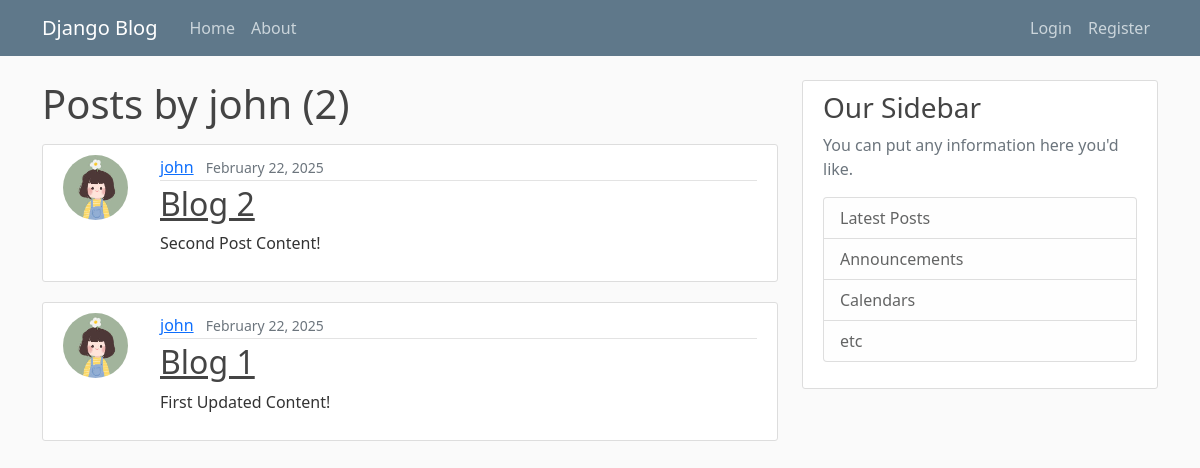
Page /user/john on the earlier database version.
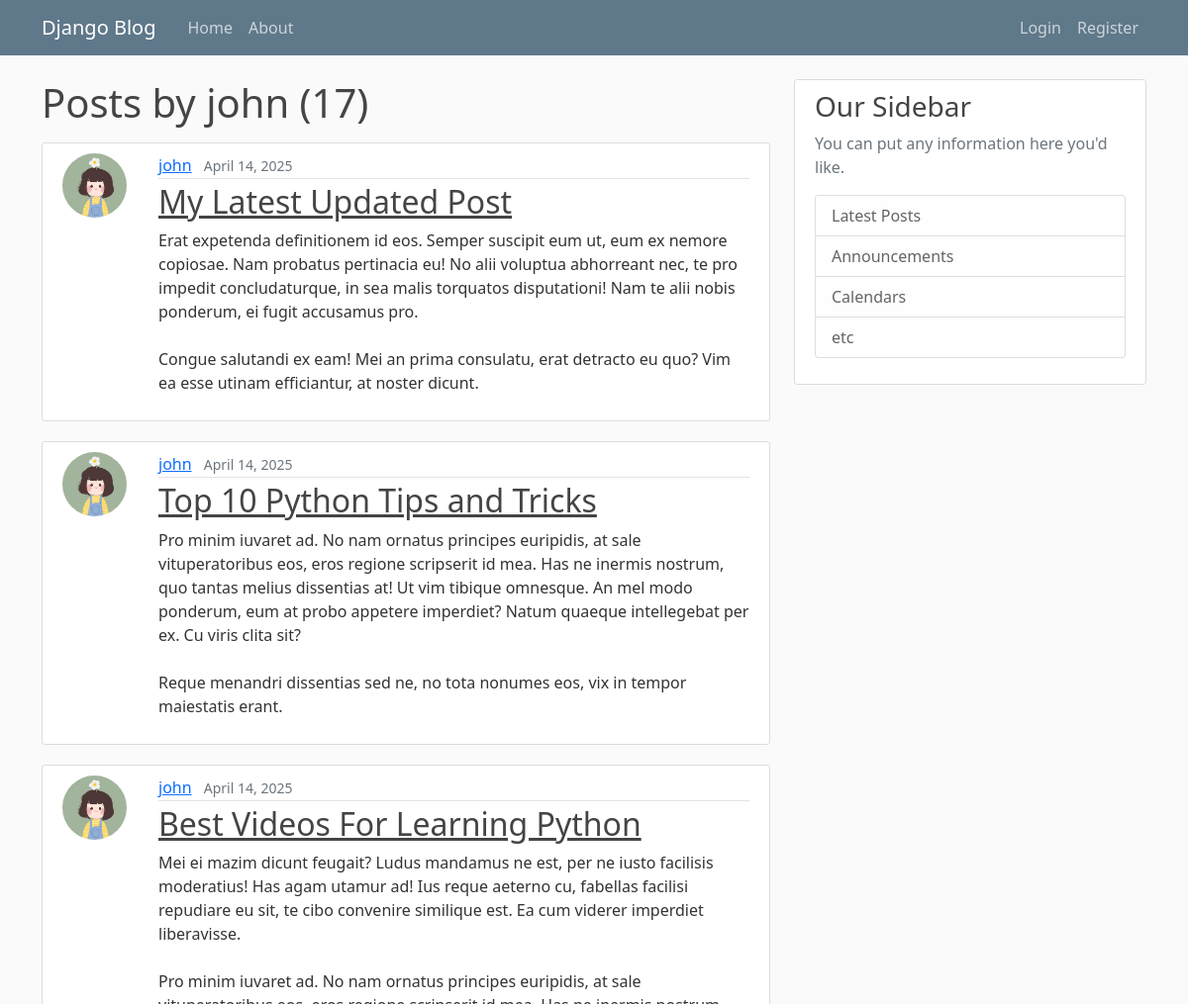
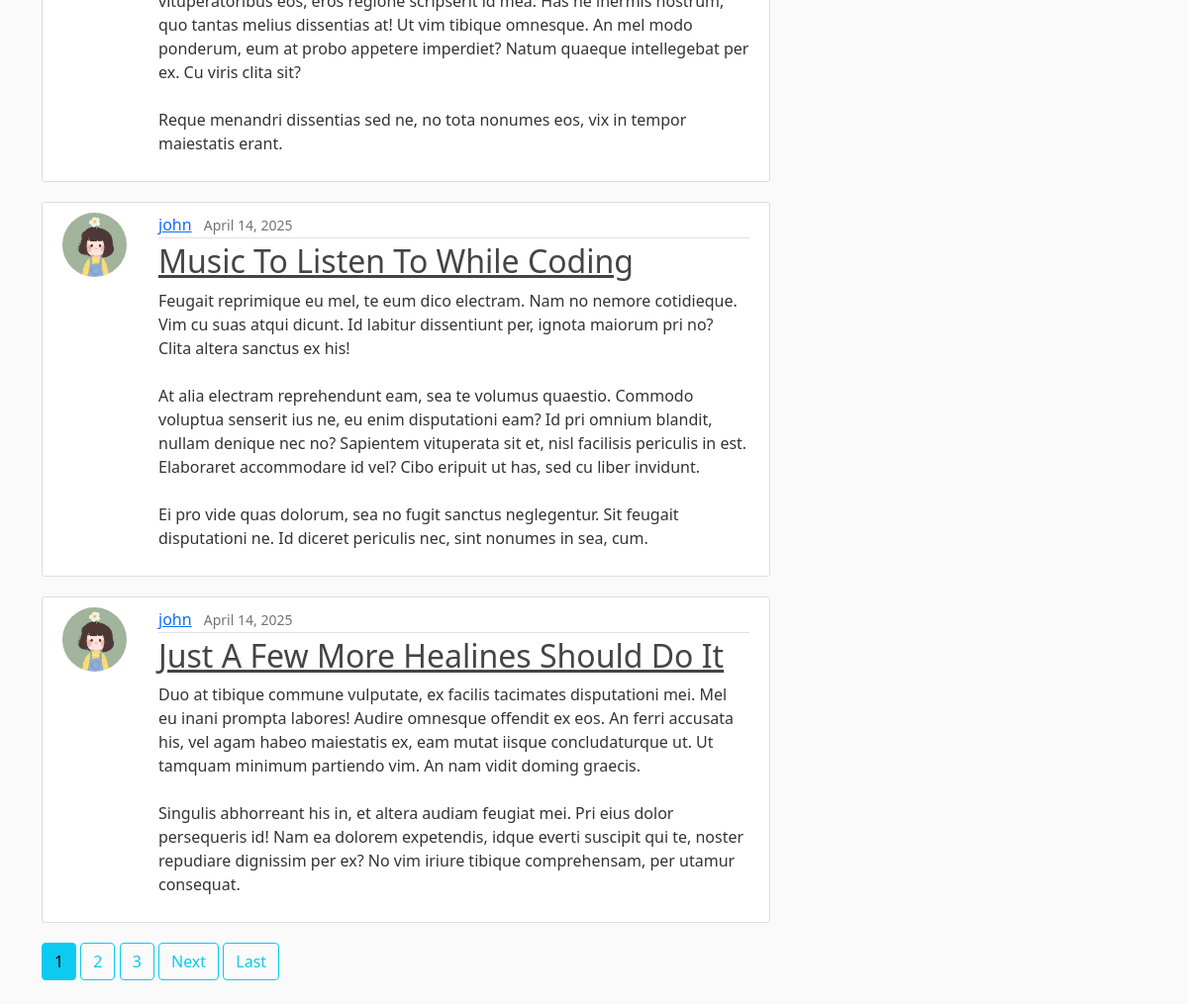
Same page on the later database version (2 pictures, top to bottom).
### blog/models.py (models this page shows, shortened)
class Post(models.Model):
  title = models.CharField(max_length=100)
  content = models.TextField()
  date_posted = models.DateTimeField(default=timezone.now)
  author = models.ForeignKey(User, on_delete=models.CASCADE)

### users/models.py (models this page shows, shortened)
class Profile(models.Model):
  user = models.OneToOneField(User, on_delete=models.CASCADE)
  image = models.ImageField(default='default.jpg', upload_to='profile_pics')

### blog/views.py (the view)
# urls.py: path('user/<str:username>', UserPostListView.as_view(), name='user-posts'),
class UserPostListView(ListView):
    model = Post
    template_name = 'blog/user_posts.html'
    context_object_name = 'posts'
    paginate_by = 5
    def get_queryset(self):
        user = get_object_or_404(User, username=self.kwargs.get('username'))
        return Post.objects.filter(author=user).order_by('-date_posted')

### blog/templates/blog/user_posts.html (shortened to what this page needs)
{% extends "blog/base.html" %}
{% block content %}
  <h1 class="mb-3">Posts by {{ view.kwargs.username }} ({{ page_obj.paginator.count }})</h1>
  {% for post in posts %}
    <article class="d-flex content-section">
      <div class="flex-shrink-0">
        <img class="rounded-circle article-img" src="{{ post.author.profile.image.url }}">
      </div>
      <div class="flex-grow-1 ms-3">
        <div class="article-metadata">
          <a class="me-2" href="{% url 'user-posts' post.author.username %}">{{ post.author }}</a>
          <small class="text-muted">{{ post.date_posted|date:"F d, Y" }}</small>
        </div>
        <h2><a class="article-title" href="{% url 'post-detail' post.id %}">{{ post.title }}</a></h2>
        <p class="article-content">{{ post.content }}</p>
      </div>
    </article>
  {% endfor %}
  {% if is_paginated %}
    {% for num in page_obj.paginator.page_range %}
      {% if page_obj.number == num %}
        <a class="btn btn-info mb-4" href="?page={{ num }}">{{ num }}</a>
      {% elif num > page_obj.number|add:'-3' and num < page_obj.number|add:'3' %}
        <a class="btn btn-outline-info mb-4" href="?page={{ num }}">{{ num }}</a>
      {% endif %}
    {% endfor %}
    {% if page_obj.has_next %}
      {% if page_obj.next_page_number != page_obj.paginator.num_pages %}
        <a class="btn btn-outline-info mb-4" href="?page={{ page_obj.next_page_number }}">Next</a>
      {% endif %}
      <a class="btn btn-outline-info mb-4" href="?page={{ page_obj.paginator.num_pages }}">Last</a>
    {% endif %}
  {% endif %}
{% endblock content %}

### blog/templates/blog/base.html (shortened to what this page needs)
{% load static %}
<!DOCTYPE html>
<html lang="en">
<head>
  <link href="https://cdn.jsdelivr.net/npm/bootstrap@5.0.2/dist/css/bootstrap.min.css" rel="stylesheet">
  <link rel="stylesheet", type="text/css", href="{% static 'blog/main.css' %}">
</head>
<body>
  <header class="site-header">
    <nav class="navbar navbar-expand-md navbar-dark bg-steel fixed-top">
      <div class="container">
        <a class="navbar-brand me-4" href="{% url 'blog-home' %}">Django Blog</a>
        <div class="collapse navbar-collapse" id="navbarToggle">
          <div class="navbar-nav me-auto">
            <a class="nav-item nav-link" href="{% url 'blog-home' %}">Home</a>
            <a class="nav-item nav-link" href="{% url 'blog-about' %}">About</a>
          </div>
          <div class="navbar-nav">
            {% if user.is_authenticated %}
              <a class="nav-item nav-link" href="{% url 'post-create' %}">New Post</a>
              <a class="nav-item nav-link" href="{% url 'profile' %}">Profile</a>
              <a class="nav-item nav-link" href="{% url 'logout' %}">Logout</a>
            {% else %}
              <a class="nav-item nav-link" href="{% url 'login' %}">Login</a>
              <a class="nav-item nav-link" href="{% url 'register' %}">Register</a>
            {% endif %}
          </div>
        </div>
      </div>
    </nav>
  </header>
  <main role="main" class="container">
    <div class="row">
      <div class="col-md-8">
        {% block content %}{% endblock %}
      </div>
      <div class="col-md-4">
        <div class="content-section">
          <h3>Our Sidebar</h3>
          <p class='text-muted'>You can put any information here you'd like.
            <ul class="list-group">
              <li class="list-group-item list-group-item-light">Latest Posts</li>
              <li class="list-group-item list-group-item-light">Announcements</li>
              <li class="list-group-item list-group-item-light">Calendars</li>
              <li class="list-group-item list-group-item-light">etc</li>
            </ul>
          </p>
        </div>
      </div>
    </div>
  </main>
</body>
</html>

### blog/static/blog/main.css (style rules this page uses)
body { background: #fafafa; color: #333333; margin-top: 5rem; }
h1, h2, h3, h4, h5, h6 { color: #444444; }
ul { margin: 0; }
.bg-steel { background-color: #5f788a; }
.site-header .navbar-nav .nav-link { color: #cbd5db; }
.content-section { background: #ffffff; padding: 10px 20px; border: 1px solid #dddddd; border-radius: 3px; margin-bottom: 20px; }
.article-title { color: #444444; }
.article-content { white-space: pre-line; }
.article-img { height: 65px; width: 65px; margin-right: 16px; }
.article-metadata { padding-bottom: 1px; margin-bottom: 4px; border-bottom: 1px solid #e3e3e3 }

Differences in the rows shown:
no longer on this page (row unchanged): Post: author.profile.image (picture), author "john", date_posted "February 22, 2025", title "Blog 2", content "Second Post Content!"
no longer on this page (row unchanged): Post: author.profile.image (picture), author "john", date_posted "February 22, 2025", title "Blog 1", content "First Updated Content!"
added Post: author.profile.image (picture), author "john", date_posted "April 14, 2025", title "My Latest Updated Post", content "Erat expetenda definitionem id eos. Semper suscipit eum ut, eum ex nemore copiosae. Nam probatus pertinacia eu! No alii voluptua abhorreant nec, te pro impedit concludaturque, in sea malis torquatos disputationi! Nam te alii nobis ponderum, ei fugit accusamus pro. Congue salutandi ex eam! Mei an prima consulatu, erat detracto eu quo? Vim ea esse utinam efficiantur, at noster dicunt."
added Post: author.profile.image (picture), author "john", date_posted "April 14, 2025", title "Top 10 Python Tips and Tricks", content "Pro minim iuvaret ad. No nam ornatus principes euripidis, at sale vituperatoribus eos, eros regione scripserit id mea. Has ne inermis nostrum, quo tantas melius dissentias at! Ut vim tibique omnesque. An mel modo ponderum, eum at probo appetere imperdiet? Natum quaeque intellegebat per ex. Cu viris clita sit? Reque menandri dissentias sed ne, no tota nonumes eos, vix in tempor maiestatis erant."
added Post: author.profile.image (picture), author "john", date_posted "April 14, 2025", title "Best Videos For Learning Python", content "Mei ei mazim dicunt feugait? Ludus mandamus ne est, per ne iusto facilisis moderatius! Has agam utamur ad! Ius reque aeterno cu, fabellas facilisi repudiare eu sit, te cibo convenire similique est. Ea cum viderer imperdiet liberavisse. Pro minim iuvaret ad. No nam ornatus principes euripidis, at sale vituperatoribus eos, eros regione scripserit id mea. Has ne inermis nostrum, quo tantas melius dissentias at! Ut vim tibique omnesque. An mel modo ponderum, eum at probo appetere imperdiet? Natum quaeque intellegebat per ex. Cu viris clita sit? Reque menandri dissentias sed ne, no tota nonumes eos, vix in tempor maiestatis erant."
added Post: author.profile.image (picture), author "john", date_posted "April 14, 2025", title "Music To Listen To While Coding", content "Feugait reprimique eu mel, te eum dico electram. Nam no nemore cotidieque. Vim cu suas atqui dicunt. Id labitur dissentiunt per, ignota maiorum pri no? Clita altera sanctus ex his! At alia electram reprehendunt eam, sea te volumus quaestio. Commodo voluptua senserit ius ne, eu enim disputationi eam? Id pri omnium blandit, nullam denique nec no? Sapientem vituperata sit et, nisl facilisis periculis in est. Elaboraret accommodare id vel? Cibo eripuit ut has, sed cu liber invidunt. Ei pro vide quas dolorum, sea no fugit sanctus neglegentur. Sit feugait disputationi ne. Id diceret periculis nec, sint nonumes in sea, cum."
added Post: author.profile.image (picture), author "john", date_posted "April 14, 2025", title "Just A Few More Healines Should Do It", content "Duo at tibique commune vulputate, ex facilis tacimates disputationi mei. Mel eu inani prompta labores! Audire omnesque offendit ex eos. An ferri accusata his, vel agam habeo maiestatis ex, eam mutat iisque concludaturque ut. Ut tamquam minimum partiendo vim. An nam vidit doming graecis. Singulis abhorreant his in, et altera audiam feugiat mei. Pri eius dolor persequeris id! Nam ea dolorem expetendis, idque everti suscipit qui te, noster repudiare dignissim per ex? No vim iriure tibique comprehensam, per utamur consequat."
Other differences:
{{ page_obj.paginator.count }}: "2" → "17"
new list line: "1"
new list line: "2"
new list line: "3"
text now shown: "Next Last"
